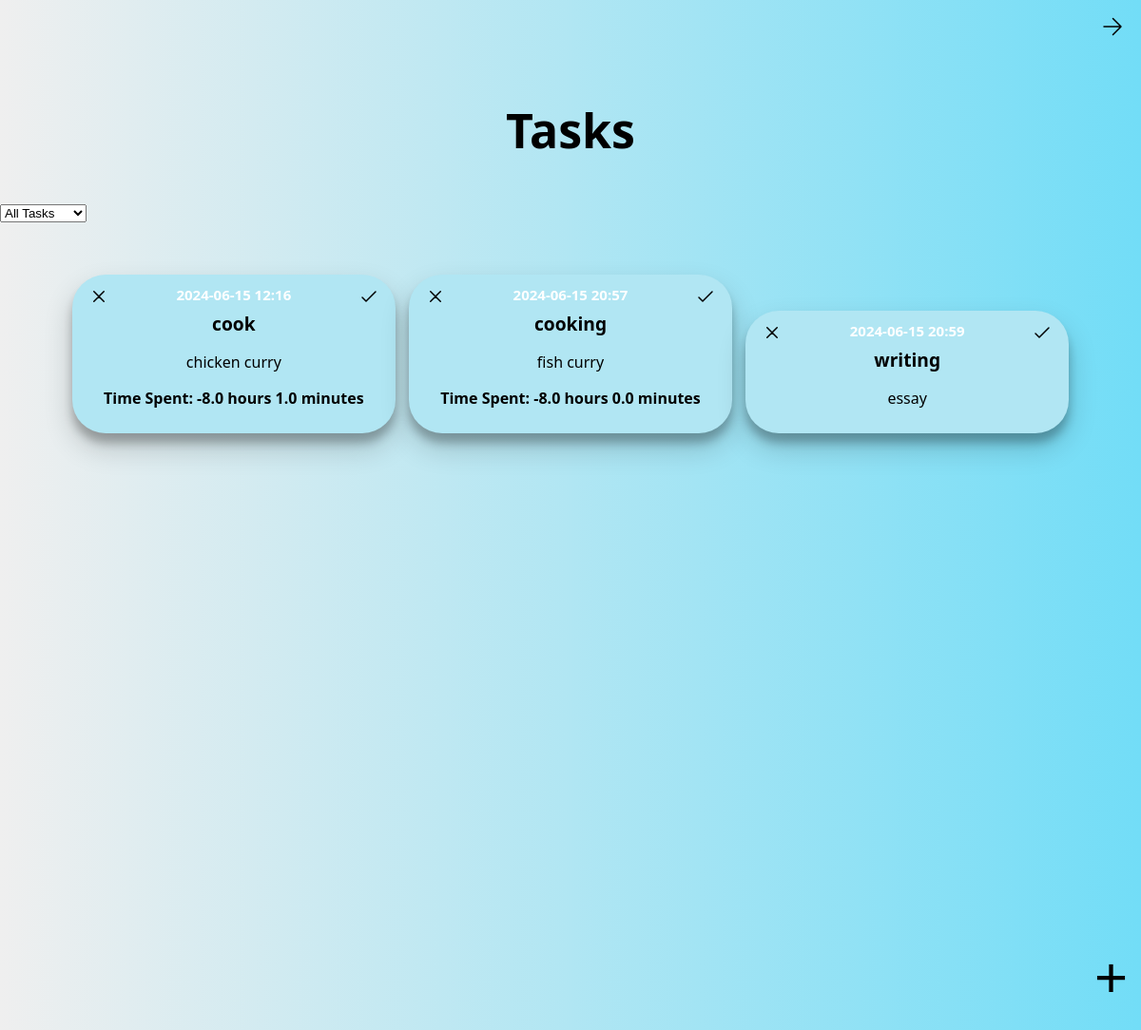
Page /task on the committed database.
### test.py (models this page shows)
class Task(db.Model):
    id = db.Column(db.Integer, primary_key=True)
    task_name = db.Column(db.String(150), nullable=False)
    task_description = db.Column(db.Text, nullable=False)
    task_date = db.Column(db.DateTime, nullable=False, default=datetime.utcnow)
    completion_time = db.Column(db.DateTime, nullable=True)
    status = db.Column(db.String(20), nullable=False, default='Pending')

### test.py (the view)
@app.route('/task')
def task():
    tasks = Task.query.all()
    return render_template('task.html', tasks=tasks)

### templates/task.html (shortened to what this page needs)
<!DOCTYPE html>
<html lang="en">
<head>
    <link rel="stylesheet" href="{{ url_for('static', filename='css/task.css') }}">
</head>
<body>
    <header>
        <nav>
            <ul>
                <li style="float:right">
                    <a href="{{ url_for('homepage') }}">
                        <svg width="24px" height="24px" viewBox="0 0 24 24" stroke-width="1.5" fill="none" xmlns="http://www.w3.org/2000/svg" color="#000000">
                            <path d="M3 12L21 12M21 12L12.5 3.5M21 12L12.5 20.5" stroke="#000000" stroke-width="1.5" stroke-linecap="round" stroke-linejoin="round"></path>
                        </svg>
                    </a>
                </li>
            </ul>
        </nav>
    </header>
    <h2>Tasks</h2>
    <form method="get" action="{{ url_for('task') }}">
        <select name="status" onchange="this.form.submit()">
            <option value="all" {% if status == 'all' %}selected{% endif %}>All Tasks</option>
        </select>
    </form>
    <div class="box">
        {% for task in tasks %}
            <div class="taskbox">
                <span>
                    <article>
                        <div class="taskbody">
                            <div class="taskdetails">
                                <small class="time">{{ task.task_date.strftime('%Y-%m-%d %H:%M') }}</small>
                            </div>
                            <a class="taskname">{{ task.task_name }}</a>
                            <p class="taskdes">{{ task.task_description }}</p>
                            {% if task.completion_time %}
                                <p class="time-spent">Time Spent:
                                    {{ (task.completion_time - task.task_date).total_seconds() // 3600 }} hours
                                    {{ ((task.completion_time - task.task_date).total_seconds() % 3600) // 60 }} minutes
                                </p>
                            {% endif %}
                        </div>
                    </article>
                    <div>
                        <form action="{{ url_for('delete_task', task_id=task.id) }}" method="post" class="delete-form">
                            <button type="submit" class="btn-delete">
                            </button>
                        </form>
                        <form action="{{ url_for('complete_task', task_id=task.id) }}" method="post" class="complete-form">
                            <button type="submit" class="btn-complete">
                                <svg width="24px" height="24px" stroke-width="1.5" viewBox="0 0 24 24" fill="none" xmlns="http://www.w3.org/2000/svg" color="#000000">
                                    <path d="M5 13L9 17L19 7" stroke="#000000" stroke-width="1.5" stroke-linecap="round" stroke-linejoin="round"></path>
                                </svg>
                            </button>
                        </form>
                    </div>
                </span>
            </div>
        {% endfor %}
    </div>
    <a href="{{ url_for('addtask') }}"><button class="add">+</button></a>
</body>
</html>

### static/css/task.css (style rules this page uses)
header { padding: 2px; text-align: center; }
.add { border: none; bottom: 20px; right: 8px; font-size: 60px; background: none; cursor: pointer; position: fixed; }
ul { list-style-type: none; margin: 0; padding: 0; overflow: hidden; }
li { float: left; }
li a { display: block; color: rgb(0, 0, 0); text-align: center; padding: 14px 16px; text-decoration: none; }
body { margin: 0; font-family: 'Segoe UI', Tahoma, Geneva, Verdana, sans-serif; font-weight: bold; background-image: linear-gradient(to right ,#efefef,#72ddf7 ); min-height:100vh; }
h2 { font-size: 50px; text-align: center; }
.box { position: relative; text-align: center; margin-top: 50px; min-height: 100vh; }
.taskbox { position: relative; display: inline-block; width: calc(30% - 20px); border: none; border-radius: 35px; padding: 10px; margin: 5px; background-color: #b1e6f3; box-sizing: border-box; word-wrap: break-word; box-shadow: 0 10px 10px 0 rgba(0,0,0,0.24), 0 15px 30px 0 rgba(0,0,0,0.19); }
.taskname { font-size: larger; }
.taskdetails { padding-bottom: 1px; margin-bottom: 4px; border-bottom: 1px solid #b1e6f3 }
.taskdes { white-space: pre-line; font-weight: normal; }
.time { color: rgb(255, 255, 255); font-size: 15px; }
.btn-delete { position: absolute; top: 10px; left: 10px; display: flex; }
.btn-complete { position: absolute; top: 10px; right: 10px; display: flex; }
.btn-delete, .btn-complete { background: none; border: none; cursor: pointer; }

### rows in the picture
Task: task_date "2024-06-15 12:16", task_name "cook", task_description "chicken curry", completion_time+task_date "-8.0", completion_time+task_date "1.0"
Task: task_date "2024-06-15 20:57", task_name "cooking", task_description "fish curry", completion_time+task_date "-8.0", completion_time+task_date "0.0"
Task: task_date "2024-06-15 20:59", task_name "writing", task_description "essay"
